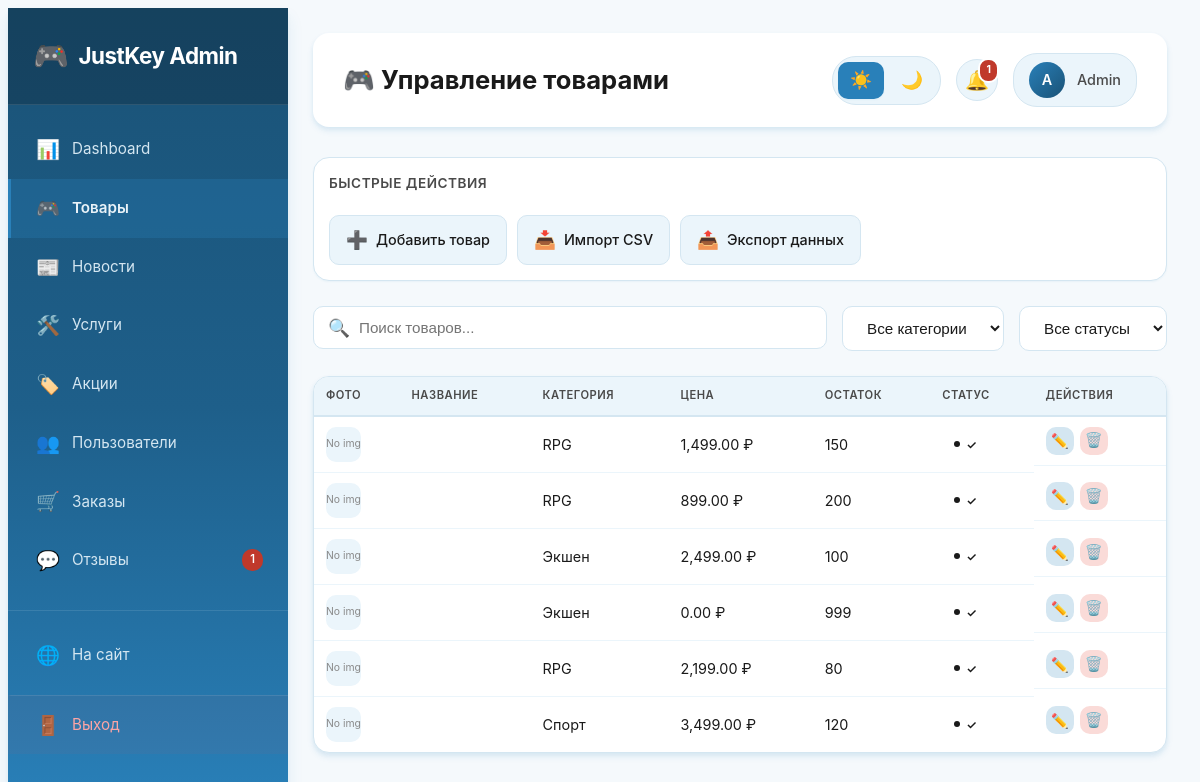
/admin/products.php (signed in), run on the app's committed database.
### tables this page shows
CREATE TABLE products (
    id INT AUTO_INCREMENT PRIMARY KEY,
    title VARCHAR(255) NOT NULL,
    name VARCHAR(255) NOT NULL,
    slug VARCHAR(255) UNIQUE NOT NULL,
    description TEXT NOT NULL,
    short_description VARCHAR(500),
    category_id INT,
    platform_id INT,
    platform VARCHAR(100),
    price DECIMAL(10, 2) NOT NULL,
    old_price DECIMAL(10, 2) NULL,
    discount_percent INT DEFAULT 0,
    image VARCHAR(255) NOT NULL,
    image_url VARCHAR(255),
    gallery JSON,
    stock INT DEFAULT 0,
    is_available BOOLEAN DEFAULT TRUE,
    is_active BOOLEAN DEFAULT TRUE,
    is_popular BOOLEAN DEFAULT FALSE,
    is_featured BOOLEAN DEFAULT FALSE,
    views INT DEFAULT 0,
    rating DECIMAL(3, 2) DEFAULT 0.00,
    release_date DATE,
    developer VARCHAR(255),
    publisher VARCHAR(255),
    system_requirements JSON,
    created_at TIMESTAMP DEFAULT CURRENT_TIMESTAMP,
    updated_at TIMESTAMP DEFAULT CURRENT_TIMESTAMP ON UPDATE CURRENT_TIMESTAMP,
    FOREIGN KEY (category_id) REFERENCES categories(id) ON DELETE CASCADE,
    FOREIGN KEY (platform_id) REFERENCES platforms(id) ON DELETE CASCADE,
    INDEX idx_popular (is_popular),
    INDEX idx_featured (is_featured),
    INDEX idx_price (price),
    INDEX idx_rating (rating)
);

CREATE TABLE categories (
    id INT AUTO_INCREMENT PRIMARY KEY,
    name VARCHAR(100) NOT NULL,
    slug VARCHAR(100) UNIQUE NOT NULL,
    description TEXT,
    icon VARCHAR(255),
    created_at TIMESTAMP DEFAULT CURRENT_TIMESTAMP
);

### admin/products.php (the view, shortened to what this page needs)
<?php
require_once '../config.php';
$stmt = $pdo->query("SELECT p.*, c.name as category_name FROM products p
                     LEFT JOIN categories c ON p.category_id = c.id
                     ORDER BY p.created_at DESC");
$products = $stmt->fetchAll();
?>
<!DOCTYPE html>
<html lang="ru">
<head>
    <link rel="stylesheet" href="admin-style.css">
</head>
<body class="admin-body">
<?php include 'includes/sidebar.php'; ?>
<main class="admin-main">
<header class="admin-header">
<h1>🎮 Управление товарами</h1>
        <?php include 'includes/theme-toggle.php'; ?>
</header>
            <div class="quick-actions" style="margin-bottom: 25px;">
                <span class="quick-actions-title">Быстрые действия</span>
                <a href="product-edit.php" class="quick-action-btn">
                    <span class="icon">➕</span>
                    Добавить товар
                </a>
                <a href="#" class="quick-action-btn" onclick="alert('Функция импорта в разработке')">
                    <span class="icon">📥</span>
                    Импорт CSV
                </a>
                <a href="#" class="quick-action-btn" onclick="alert('Функция экспорта в разработке')">
                    <span class="icon">📤</span>
                    Экспорт данных
                </a>
            </div>
            <div class="search-filter-bar">
                <div class="search-box">
                    <span class="search-icon">🔍</span>
                    <input type="text" id="searchInput" placeholder="Поиск товаров..." onkeyup="filterProducts()">
                </div>
                <select class="filter-select" id="categoryFilter" onchange="filterProducts()">
                    <option value="">Все категории</option>
                </select>
                <select class="filter-select" id="statusFilter" onchange="filterProducts()">
                    <option value="">Все статусы</option>
                </select>
            </div>
            <div class="admin-form" style="padding: 0; overflow: hidden;">
                <table class="admin-table admin-table-compact" id="productsTable">
                    <thead>
                        <tr>
                            <th>Фото</th>
                            <th>Название</th>
                            <th>Категория</th>
                            <th>Цена</th>
                            <th>Остаток</th>
                            <th>Статус</th>
                            <th>Действия</th>
                        </tr>
                    </thead>
                    <tbody>
        <?php foreach ($products as $product): ?>
                        <tr data-category="<?= $product['category_id'] ?>" data-status="<?= $product['is_active'] ?>">
                            <td>
                <?php if (!empty($product['image_url'])): ?>
                                    <img src="<?= htmlspecialchars($product['image_url']) ?>" alt="" class="product-thumb product-thumb-small">
                <?php else: ?>
                                    <div class="no-image no-image-small">No img</div>
                <?php endif; ?>
                            </td>
                            <td><strong><?= htmlspecialchars($product['name'] ?? 'Без названия') ?></strong></td>
                            <td><?= htmlspecialchars($product['category_name'] ?? 'Без категории') ?></td>
                            <td><?= number_format($product['price'] ?? 0, 2) ?> ₽</td>
                            <td><?= $product['stock'] ?? 0 ?></td>
                            <td>
                                <span class="status-badge status-badge-<?= $product['is_active'] ? 'active' : 'inactive' ?>">
                                    <?= $product['is_active'] ? '✓' : '✗' ?>
                                </span>
                            </td>
                            <td class="actions actions-compact">
                                <a href="product-edit.php?id=<?= $product['id'] ?>" class="btn-icon btn-edit" title="Редактировать">✏️</a>
                                <form method="POST" style="display:inline;" onsubmit="return confirm('Удалить товар?')">
                                    <button type="submit" class="btn-icon btn-delete" title="Удалить">🗑️</button>
                                </form>
                            </td>
                        </tr>
        <?php endforeach; ?>
                    </tbody>
                </table>
            </div>
</main>
</body>
</html>

### admin/includes/sidebar.php (shortened to what this page needs)
<nav class="admin-sidebar" id="sidebar">
    <div class="admin-logo">
        <h2><span class="logo-icon">🎮</span> JustKey Admin</h2>
    </div>
    <ul class="admin-menu">
        <li>
            <a href="index.php" class="<?= basename($_SERVER['PHP_SELF']) == 'index.php' ? 'active' : '' ?>">
                <span class="menu-icon">📊</span>
                Dashboard
            </a>
        </li>
        <li>
            <a href="products.php" class="<?= basename($_SERVER['PHP_SELF']) == 'products.php' ? 'active' : '' ?>">
                <span class="menu-icon">🎮</span>
                Товары
            </a>
        </li>
        <li>
            <a href="news.php" class="<?= basename($_SERVER['PHP_SELF']) == 'news.php' ? 'active' : '' ?>">
                <span class="menu-icon">📰</span>
                Новости
            </a>
        </li>
        <li>
            <a href="services.php" class="<?= basename($_SERVER['PHP_SELF']) == 'services.php' ? 'active' : '' ?>">
                <span class="menu-icon">🛠️</span>
                Услуги
            </a>
        </li>
        <li>
            <a href="promotions.php" class="<?= basename($_SERVER['PHP_SELF']) == 'promotions.php' ? 'active' : '' ?>">
                <span class="menu-icon">🏷️</span>
                Акции
            </a>
        </li>
        <li>
            <a href="users.php" class="<?= basename($_SERVER['PHP_SELF']) == 'users.php' ? 'active' : '' ?>">
                <span class="menu-icon">👥</span>
                Пользователи
            </a>
        </li>
        <li>
            <a href="orders.php" class="<?= basename($_SERVER['PHP_SELF']) == 'orders.php' ? 'active' : '' ?>">
                <span class="menu-icon">🛒</span>
                Заказы
            </a>
        </li>
        <li>
            <a href="reviews.php" class="<?= basename($_SERVER['PHP_SELF']) == 'reviews.php' ? 'active' : '' ?>">
                <span class="menu-icon">💬</span>
                Отзывы
                <?php
                try {
                    $pending_stmt = $pdo->query("SELECT COUNT(*) as count FROM reviews WHERE is_approved = 0");
                    $pending_count = $pending_stmt->fetch()['count'];
                    if ($pending_count > 0) {
                        echo '<span class="badge">' . $pending_count . '</span>';
                    }
                } catch(Exception $e) {}
                ?>
            </a>
        </li>
        <li style="margin-top: 20px; padding-top: 15px; border-top: 1px solid rgba(255,255,255,0.1);">
            <a href="../index.php" target="_blank">
                <span class="menu-icon">🌐</span>
                На сайт
            </a>
        </li>
        <li>
            <a href="../logout.php" class="logout">
                <span class="menu-icon">🚪</span>
                Выход
            </a>
        </li>
    </ul>
</nav>

### admin/includes/theme-toggle.php (shortened to what this page needs)
<div class="admin-header-actions">
    <div class="theme-toggle" id="themeToggle">
        <button type="button" data-theme="light" title="Светлая тема" onclick="setTheme('light')">
            ☀️
        </button>
        <button type="button" data-theme="dark" title="Темная тема" onclick="setTheme('dark')">
            🌙
        </button>
    </div>
    <div class="notifications-panel">
        <div class="notification-bell" title="Уведомления">
            <span class="bell-icon">🔔</span>
            <?php
            try {
                $pending_reviews = $pdo->query("SELECT COUNT(*) as count FROM reviews WHERE is_approved = 0")->fetch()['count'];
                $pending_orders = $pdo->query("SELECT COUNT(*) as count FROM orders WHERE status = 'pending'")->fetch()['count'];
                $total_notifications = $pending_reviews + $pending_orders;
                if ($total_notifications > 0) {
                    echo '<span class="notification-badge">' . min($total_notifications, 99) . '</span>';
                }
            } catch(Exception $e) {}
            ?>
        </div>
    </div>
    <div class="admin-user-info">
        <div class="user-avatar">
            <?= strtoupper(substr($_SESSION['login'] ?? 'A', 0, 1)) ?>
        </div>
        <span><?= htmlspecialchars($_SESSION['login'] ?? 'Admin') ?></span>
    </div>
</div>

### data on the page
products: shows "No img", category.name "RPG", price "1,499.00", stock "150"
products: shows "No img", category.name "RPG", price "899.00", stock "200"
products: shows "No img", category.name "Экшен", price "2,499.00", stock "100"
products: shows "No img", category.name "Экшен", price "0.00", stock "999"
products: shows "No img", category.name "RPG", price "2,199.00", stock "80"
products: shows "No img", category.name "Спорт", price "3,499.00", stock "120"

### other printed values
$pending_count "1"
min($total_notifications, 99) "1"
substr($_SESSION['login'] ?? 'A', 0, 1) "A"
$_SESSION['login'] "Admin"
